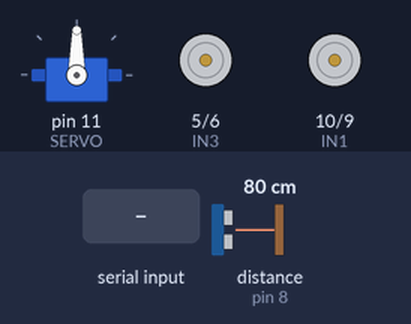
Bench run of a sketch on a simulated Arduino Uno, built with avr-gcc and run on an emulated ATmega328P. Parts: servo, motor-driver pin pairs drawn as motors (green arrow = first pin HIGH = forward, orange = second pin HIGH = backward, longer = more drive). The inputs (shaded band) are chosen by the test bench; at power-on: distance to the obstacle (sensor on pin 8) 80 cm. The echo pulse lasts 58.3 µs per cm.

Above: at 0.9 s.
1.0 s: "U" received over Serial
At 2.0 s:
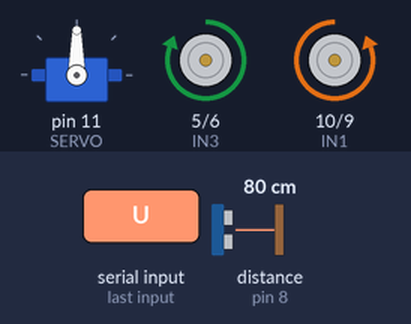
2.5 s: distance to the obstacle (sensor on pin 8) set to 21 cm
4.0 s: distance to the obstacle (sensor on pin 8) set to 17 cm
At 4.3 s:
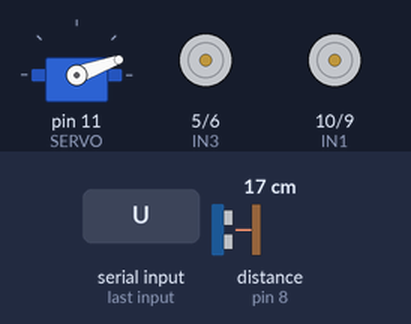
7.0 s: distance to the obstacle (sensor on pin 8) set to 35 cm
At 7.31 s:
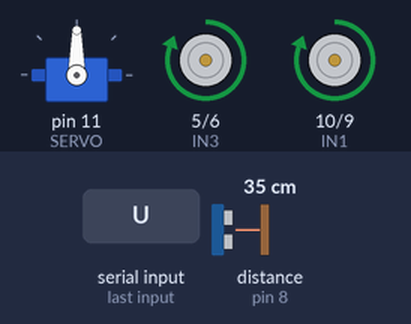
8.8 s: distance to the obstacle (sensor on pin 8) set to 2 cm
At 9.9 s:
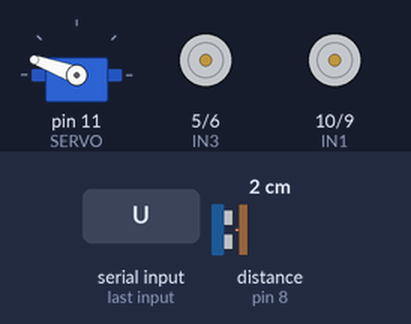
Timing chart, 0 to 12.8 s (numbered marks = the images above; inputs shaded):
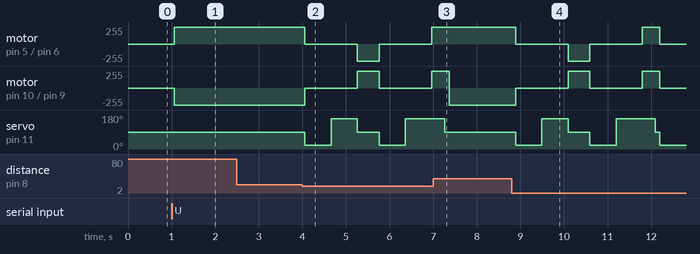

The sketch:

3mode.ino
```cpp
#include <Servo.h>
#include <NewPing.h>
#define IN1 10 //SOL GERİ
#define IN2 9 //SOL İLERİ
#define IN3 5 //SAG İLERİ
#define IN4 6 //SAG GERİ
#define L_LEFT 2
#define L_CENTER 3
#define L_RIGHT 4
#define U_TRIG 7
#define U_ECHO 8
#define SERVO 11
int carStt = 0;
int bluStt = 0;
int myStt = 0;
double distance = 0;
double distanceL = 0;
double distanceR = 0;

NewPing Ultrasonic(U_TRIG, U_ECHO, 300);
Servo myServo;

void setup() {
  Serial.begin(9600);
  myServo.attach(SERVO);
  myServo.write(90);
  pinMode(IN1, OUTPUT);
  pinMode(IN2, OUTPUT);
  pinMode(IN3, OUTPUT);
  pinMode(IN4, OUTPUT);
  while(myStt==0){
    carStt=Serial.read();
    if(carStt=='W' || carStt=='U' || carStt=='V'){
      myStt = 1;
    }
  }
}

void loop() {
  if(carStt == 'W'){
    lineMode();
  }
  if(carStt == 'U'){
    ultMode();
  }
  if(carStt == 'V'){
    bluMode();
  }
}
void lineMode(){
  if(digitalRead(L_LEFT) == 1 && digitalRead(L_CENTER)== 0 && digitalRead(L_RIGHT)== 0){
    carLeft();
  }
  if(digitalRead(L_LEFT) == 0 && digitalRead(L_CENTER)== 1 && digitalRead(L_RIGHT)== 0){
    carForward();
  }
  if(digitalRead(L_LEFT) == 0 && digitalRead(L_CENTER)== 0 && digitalRead(L_RIGHT)== 1){
    carRight();
  }
  if(digitalRead(L_LEFT) == 1 && digitalRead(L_CENTER)== 1 && digitalRead(L_RIGHT)== 1){
    carStop();
  }
}
void ultMode(){
  distance = Ultrasonic.ping_cm();
  delay(50);
  if(distance >= 20 || distance == 0){
    carForward();
  }
  else{
    carStop();
    myServo.write(20);
    delay(100);
    distanceR = Ultrasonic.ping_cm();
    delay(500);
    myServo.write(160);
    delay(100);
    distanceL = Ultrasonic.ping_cm();
    delay(500);
    if(distanceR > distanceL){
      carRight();
      delay(300);
      myServo.write(90);
      delay(50);
    }
    if(distanceR == distanceL){
      myServo.write(90);
      carBack();
      delay(500);
      carStop();
      myServo.write(20);
      delay(100);
      distanceR = Ultrasonic.ping_cm();
      delay(500);
      myServo.write(160);
      delay(100);
      distanceL = Ultrasonic.ping_cm();
      delay(500);
      if(distanceR > distanceL){
        carRight();
        delay(500);
        myServo.write(90);
        delay(50);
      }
      else{
        carLeft();
        delay(300);
        myServo.write(90);
        delay(50);
      }
    }
    else{
      carLeft();
      delay(300);
      myServo.write(90);
      delay(50);
    }
  }
}
void bluMode(){
  if(Serial.available() > 0){
    bluStt = Serial.read();
    if(bluStt=='F'){
    carForward();
    }
    else if(bluStt=='B'){
      carBack();
    }
    else if(bluStt=='R'){
      carRight();
    }
    else if(bluStt=='L'){
      carLeft();
    }
    else{
      carStop();
    }
  }
}
void carForward(){
  analogWrite(IN1, 0);
  analogWrite(IN2, 255);
  analogWrite(IN3, 255);
  analogWrite(IN4, 0);
}
void carBack(){
  analogWrite(IN1, 255);
  analogWrite(IN2, 0);
  analogWrite(IN3, 0);
  analogWrite(IN4, 255);
}
void carRight(){
  analogWrite(IN1, 0);
  analogWrite(IN2, 255);
  analogWrite(IN3, 0);
  analogWrite(IN4, 255);
}
void carLeft(){
  analogWrite(IN1, 255);
  analogWrite(IN2, 0);
  analogWrite(IN3, 255);
  analogWrite(IN4, 0);
}
void carStop(){
  analogWrite(IN1, 0);
  analogWrite(IN2, 0);
  analogWrite(IN3, 0);
  analogWrite(IN4, 0);
}
```

Measured:
- the behaviour switches between 20 and 19 cm on distance to the obstacle (sensor on pin 8) (found by bisection; images 1 and 2)
- after the input at 1.0 s, motor on pin 5 (IN3) / pin 6 (IN4): stopped → forward 255/255 after 0.06 s; motor on pin 10 (IN1) / pin 9 (IN2): stopped → backward 255/255 after 0.06 s
- after the input at 2.5 s, every drawn part: stays the same
- after the input at 4.0 s, motor on pin 5 (IN3) / pin 6 (IN4): forward 255/255 → stopped after 0.06 s, → backward 255/255 1.2 s later, → stopped 0.50 s later, → forward 255/255 1.2 s later; motor on pin 10 (IN1) / pin 9 (IN2): alternates forward 255/255 for 0.50 s and stopped for 1.2 s, starting after 0.06 s
- after the input at 7.0 s, motor on pin 5 (IN3) / pin 6 (IN4): stays forward 255/255 (without the input it goes to stopped after 0.37 s); servo on pin 11 (SERVO): goes on until 7.3 s, then stays 90°
- after the input at 8.8 s, motor on pin 5 (IN3) / pin 6 (IN4): forward 255/255 → stopped after 0.10 s, → backward 255/255 1.2 s later, → stopped 0.50 s later, → forward 255/255 1.2 s later, … (5 changes in this stretch); motor on pin 10 (IN1) / pin 9 (IN2): alternates forward 255/255 for 0.45 s and stopped for 1.2 s, starting after 0.10 s
